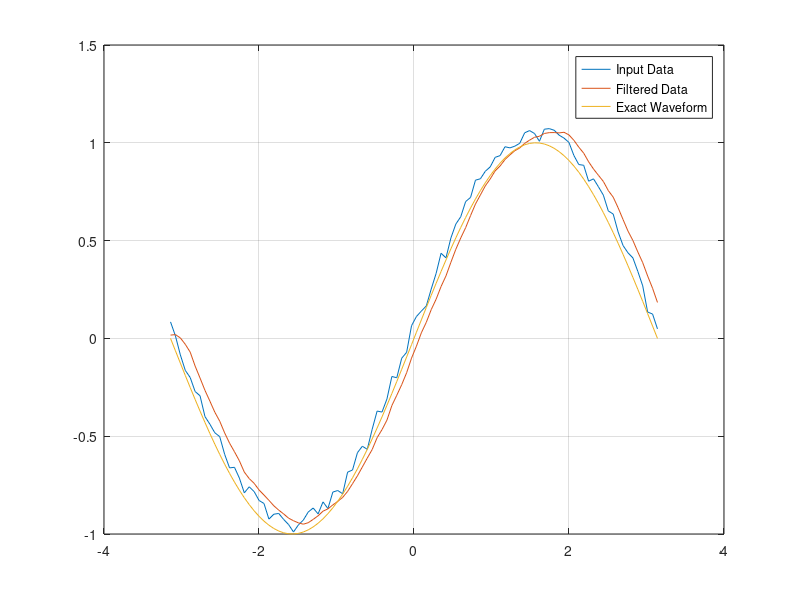
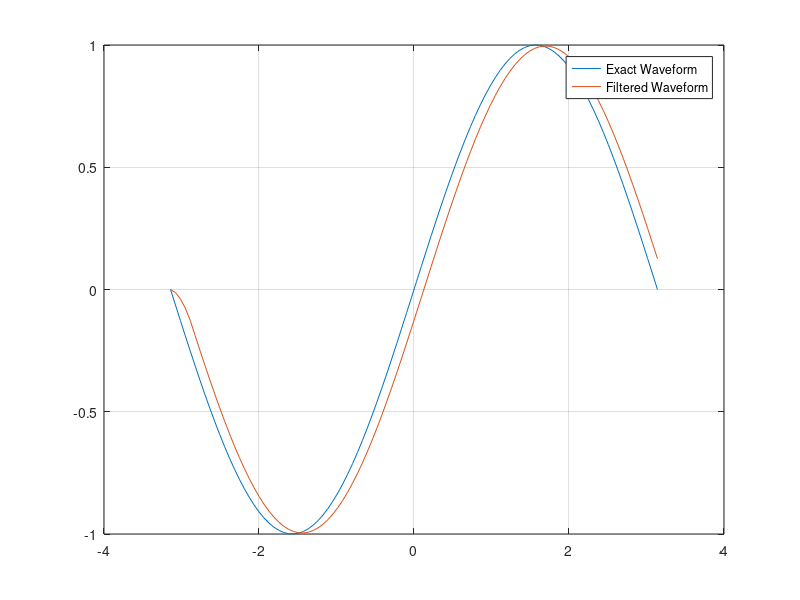

These charts were generated, in order, by the following MATLAB code:
clear all; close all all;
t = linspace(-pi,pi,100);
rng default  %initialize random number generator
x = sin(t) + 0.1*rand(size(t));
z = sin(t);
windowSize = 5; 
b = (1/windowSize)*ones(1,windowSize);
a = 1;
y = filter(b,a,x);
zy = filter(b,a,z);

figure
plot(t,x)
hold on
grid on
plot(t,y)
plot(t,z)
%plot(t,zy)
legend('Input Data','Filtered Data','Exact Waveform')
hold off
figure
plot(t,z)
hold on
grid on
plot(t,zy)
legend('Exact Waveform','Filtered Waveform')
